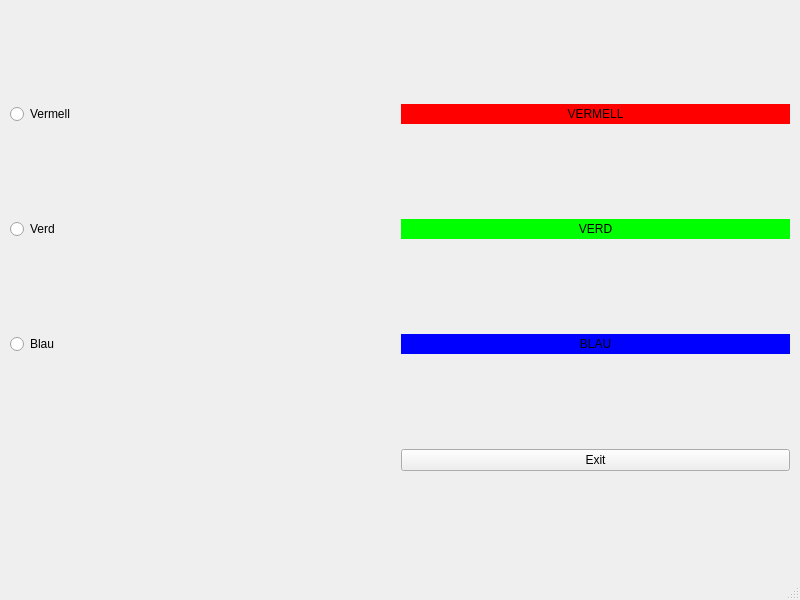
<?xml version="1.0" encoding="UTF-8"?>
<ui version="4.0">
 <class>MainWindow</class>
 <widget class="QMainWindow" name="MainWindow">
  <property name="geometry">
   <rect>
    <x>0</x>
    <y>0</y>
    <width>800</width>
    <height>600</height>
   </rect>
  </property>
  <property name="windowTitle">
   <string>MainWindow</string>
  </property>
  <widget class="QWidget" name="centralwidget">
   <layout class="QHBoxLayout" name="horizontalLayout">
    <item>
     <layout class="QGridLayout" name="gridLayout" rowstretch="1,1,1,1" columnstretch="1,1" rowminimumheight="1,1,1,1" columnminimumwidth="1,1">
      <property name="sizeConstraint">
       <enum>QLayout::SetMinAndMaxSize</enum>
      </property>
      <property name="leftMargin">
       <number>1</number>
      </property>
      <property name="topMargin">
       <number>1</number>
      </property>
      <property name="rightMargin">
       <number>1</number>
      </property>
      <property name="bottomMargin">
       <number>1</number>
      </property>
      <property name="spacing">
       <number>1</number>
      </property>
      <item row="1" column="1">
       <widget class="QLabel" name="greenLabel">
        <property name="palette">
         <palette>
          <active>
           <colorrole role="Button">
            <brush brushstyle="SolidPattern">
             <color alpha="255">
              <red>0</red>
              <green>255</green>
              <blue>0</blue>
             </color>
            </brush>
           </colorrole>
           <colorrole role="Base">
            <brush brushstyle="SolidPattern">
             <color alpha="255">
              <red>0</red>
              <green>255</green>
              <blue>0</blue>
             </color>
            </brush>
           </colorrole>
           <colorrole role="Window">
            <brush brushstyle="SolidPattern">
             <color alpha="255">
              <red>0</red>
              <green>255</green>
              <blue>0</blue>
             </color>
            </brush>
           </colorrole>
           <colorrole role="AlternateBase">
            <brush brushstyle="SolidPattern">
             <color alpha="255">
              <red>0</red>
              <green>255</green>
              <blue>0</blue>
             </color>
            </brush>
           </colorrole>
           <colorrole role="NoRole">
            <brush brushstyle="SolidPattern">
             <color alpha="255">
              <red>0</red>
              <green>255</green>
              <blue>0</blue>
             </color>
            </brush>
           </colorrole>
          </active>
          <inactive>
           <colorrole role="Button">
            <brush brushstyle="SolidPattern">
             <color alpha="255">
              <red>0</red>
              <green>255</green>
              <blue>0</blue>
             </color>
            </brush>
           </colorrole>
           <colorrole role="Base">
            <brush brushstyle="SolidPattern">
             <color alpha="255">
              <red>0</red>
              <green>255</green>
              <blue>0</blue>
             </color>
            </brush>
           </colorrole>
           <colorrole role="Window">
            <brush brushstyle="SolidPattern">
             <color alpha="255">
              <red>0</red>
              <green>255</green>
              <blue>0</blue>
             </color>
            </brush>
           </colorrole>
           <colorrole role="AlternateBase">
            <brush brushstyle="SolidPattern">
             <color alpha="255">
              <red>0</red>
              <green>255</green>
              <blue>0</blue>
             </color>
            </brush>
           </colorrole>
           <colorrole role="NoRole">
            <brush brushstyle="SolidPattern">
             <color alpha="255">
              <red>0</red>
              <green>255</green>
              <blue>0</blue>
             </color>
            </brush>
           </colorrole>
          </inactive>
          <disabled>
           <colorrole role="Button">
            <brush brushstyle="SolidPattern">
             <color alpha="255">
              <red>0</red>
              <green>255</green>
              <blue>0</blue>
             </color>
            </brush>
           </colorrole>
           <colorrole role="Base">
            <brush brushstyle="SolidPattern">
             <color alpha="255">
              <red>0</red>
              <green>255</green>
              <blue>0</blue>
             </color>
            </brush>
           </colorrole>
           <colorrole role="Window">
            <brush brushstyle="SolidPattern">
             <color alpha="255">
              <red>0</red>
              <green>255</green>
              <blue>0</blue>
             </color>
            </brush>
           </colorrole>
           <colorrole role="AlternateBase">
            <brush brushstyle="SolidPattern">
             <color alpha="255">
              <red>0</red>
              <green>255</green>
              <blue>0</blue>
             </color>
            </brush>
           </colorrole>
           <colorrole role="NoRole">
            <brush brushstyle="SolidPattern">
             <color alpha="255">
              <red>0</red>
              <green>255</green>
              <blue>0</blue>
             </color>
            </brush>
           </colorrole>
          </disabled>
         </palette>
        </property>
        <property name="autoFillBackground">
         <bool>true</bool>
        </property>
        <property name="text">
         <string>VERD</string>
        </property>
        <property name="alignment">
         <set>Qt::AlignCenter</set>
        </property>
       </widget>
      </item>
      <item row="0" column="1">
       <widget class="QLabel" name="redLabel">
        <property name="palette">
         <palette>
          <active>
           <colorrole role="Button">
            <brush brushstyle="SolidPattern">
             <color alpha="255">
              <red>255</red>
              <green>0</green>
              <blue>0</blue>
             </color>
            </brush>
           </colorrole>
           <colorrole role="Light">
            <brush brushstyle="SolidPattern">
             <color alpha="255">
              <red>255</red>
              <green>0</green>
              <blue>0</blue>
             </color>
            </brush>
           </colorrole>
           <colorrole role="BrightText">
            <brush brushstyle="SolidPattern">
             <color alpha="255">
              <red>255</red>
              <green>0</green>
              <blue>0</blue>
             </color>
            </brush>
           </colorrole>
           <colorrole role="Base">
            <brush brushstyle="SolidPattern">
             <color alpha="255">
              <red>255</red>
              <green>0</green>
              <blue>0</blue>
             </color>
            </brush>
           </colorrole>
           <colorrole role="Window">
            <brush brushstyle="SolidPattern">
             <color alpha="255">
              <red>255</red>
              <green>0</green>
              <blue>0</blue>
             </color>
            </brush>
           </colorrole>
           <colorrole role="HighlightedText">
            <brush brushstyle="SolidPattern">
             <color alpha="255">
              <red>255</red>
              <green>0</green>
              <blue>0</blue>
             </color>
            </brush>
           </colorrole>
           <colorrole role="AlternateBase">
            <brush brushstyle="SolidPattern">
             <color alpha="255">
              <red>255</red>
              <green>0</green>
              <blue>0</blue>
             </color>
            </brush>
           </colorrole>
           <colorrole role="NoRole">
            <brush brushstyle="SolidPattern">
             <color alpha="255">
              <red>255</red>
              <green>0</green>
              <blue>0</blue>
             </color>
            </brush>
           </colorrole>
           <colorrole role="PlaceholderText">
            <brush brushstyle="SolidPattern">
             <color alpha="255">
              <red>255</red>
              <green>0</green>
              <blue>0</blue>
             </color>
            </brush>
           </colorrole>
          </active>
          <inactive>
           <colorrole role="Button">
            <brush brushstyle="SolidPattern">
             <color alpha="255">
              <red>255</red>
              <green>0</green>
              <blue>0</blue>
             </color>
            </brush>
           </colorrole>
           <colorrole role="Light">
            <brush brushstyle="SolidPattern">
             <color alpha="255">
              <red>255</red>
              <green>0</green>
              <blue>0</blue>
             </color>
            </brush>
           </colorrole>
           <colorrole role="BrightText">
            <brush brushstyle="SolidPattern">
             <color alpha="255">
              <red>255</red>
              <green>0</green>
              <blue>0</blue>
             </color>
            </brush>
           </colorrole>
           <colorrole role="Base">
            <brush brushstyle="SolidPattern">
             <color alpha="255">
              <red>255</red>
              <green>255</green>
              <blue>255</blue>
             </color>
            </brush>
           </colorrole>
           <colorrole role="Window">
            <brush brushstyle="SolidPattern">
             <color alpha="255">
              <red>255</red>
              <green>0</green>
              <blue>0</blue>
             </color>
            </brush>
           </colorrole>
           <colorrole role="HighlightedText">
            <brush brushstyle="SolidPattern">
             <color alpha="255">
              <red>255</red>
              <green>0</green>
              <blue>0</blue>
             </color>
            </brush>
           </colorrole>
           <colorrole role="AlternateBase">
            <brush brushstyle="SolidPattern">
             <color alpha="255">
              <red>255</red>
              <green>0</green>
              <blue>0</blue>
             </color>
            </brush>
           </colorrole>
           <colorrole role="NoRole">
            <brush brushstyle="SolidPattern">
             <color alpha="255">
              <red>255</red>
              <green>0</green>
              <blue>0</blue>
             </color>
            </brush>
           </colorrole>
           <colorrole role="PlaceholderText">
            <brush brushstyle="SolidPattern">
             <color alpha="255">
              <red>255</red>
              <green>0</green>
              <blue>0</blue>
             </color>
            </brush>
           </colorrole>
          </inactive>
          <disabled>
           <colorrole role="Button">
            <brush brushstyle="SolidPattern">
             <color alpha="255">
              <red>255</red>
              <green>0</green>
              <blue>0</blue>
             </color>
            </brush>
           </colorrole>
           <colorrole role="Light">
            <brush brushstyle="SolidPattern">
             <color alpha="255">
              <red>255</red>
              <green>0</green>
              <blue>0</blue>
             </color>
            </brush>
           </colorrole>
           <colorrole role="BrightText">
            <brush brushstyle="SolidPattern">
             <color alpha="255">
              <red>255</red>
              <green>0</green>
              <blue>0</blue>
             </color>
            </brush>
           </colorrole>
           <colorrole role="Base">
            <brush brushstyle="SolidPattern">
             <color alpha="255">
              <red>255</red>
              <green>0</green>
              <blue>0</blue>
             </color>
            </brush>
           </colorrole>
           <colorrole role="Window">
            <brush brushstyle="SolidPattern">
             <color alpha="255">
              <red>255</red>
              <green>0</green>
              <blue>0</blue>
             </color>
            </brush>
           </colorrole>
           <colorrole role="HighlightedText">
            <brush brushstyle="SolidPattern">
             <color alpha="255">
              <red>255</red>
              <green>0</green>
              <blue>0</blue>
             </color>
            </brush>
           </colorrole>
           <colorrole role="AlternateBase">
            <brush brushstyle="SolidPattern">
             <color alpha="255">
              <red>255</red>
              <green>0</green>
              <blue>0</blue>
             </color>
            </brush>
           </colorrole>
           <colorrole role="NoRole">
            <brush brushstyle="SolidPattern">
             <color alpha="255">
              <red>255</red>
              <green>0</green>
              <blue>0</blue>
             </color>
            </brush>
           </colorrole>
           <colorrole role="PlaceholderText">
            <brush brushstyle="SolidPattern">
             <color alpha="255">
              <red>255</red>
              <green>0</green>
              <blue>0</blue>
             </color>
            </brush>
           </colorrole>
          </disabled>
         </palette>
        </property>
        <property name="autoFillBackground">
         <bool>true</bool>
        </property>
        <property name="text">
         <string>VERMELL</string>
        </property>
        <property name="alignment">
         <set>Qt::AlignCenter</set>
        </property>
       </widget>
      </item>
      <item row="0" column="0">
       <widget class="QRadioButton" name="redRadioButton">
        <property name="text">
         <string>Vermell</string>
        </property>
       </widget>
      </item>
      <item row="2" column="1">
       <widget class="QLabel" name="blueLabel">
        <property name="palette">
         <palette>
          <active>
           <colorrole role="WindowText">
            <brush brushstyle="SolidPattern">
             <color alpha="255">
              <red>0</red>
              <green>0</green>
              <blue>0</blue>
             </color>
            </brush>
           </colorrole>
           <colorrole role="Button">
            <brush brushstyle="SolidPattern">
             <color alpha="255">
              <red>0</red>
              <green>0</green>
              <blue>255</blue>
             </color>
            </brush>
           </colorrole>
           <colorrole role="Base">
            <brush brushstyle="SolidPattern">
             <color alpha="255">
              <red>0</red>
              <green>0</green>
              <blue>255</blue>
             </color>
            </brush>
           </colorrole>
           <colorrole role="Window">
            <brush brushstyle="SolidPattern">
             <color alpha="255">
              <red>0</red>
              <green>0</green>
              <blue>255</blue>
             </color>
            </brush>
           </colorrole>
           <colorrole role="AlternateBase">
            <brush brushstyle="SolidPattern">
             <color alpha="255">
              <red>0</red>
              <green>0</green>
              <blue>255</blue>
             </color>
            </brush>
           </colorrole>
           <colorrole role="NoRole">
            <brush brushstyle="SolidPattern">
             <color alpha="255">
              <red>0</red>
              <green>0</green>
              <blue>255</blue>
             </color>
            </brush>
           </colorrole>
          </active>
          <inactive>
           <colorrole role="WindowText">
            <brush brushstyle="SolidPattern">
             <color alpha="255">
              <red>0</red>
              <green>0</green>
              <blue>0</blue>
             </color>
            </brush>
           </colorrole>
           <colorrole role="Button">
            <brush brushstyle="SolidPattern">
             <color alpha="255">
              <red>0</red>
              <green>0</green>
              <blue>255</blue>
             </color>
            </brush>
           </colorrole>
           <colorrole role="Base">
            <brush brushstyle="SolidPattern">
             <color alpha="255">
              <red>0</red>
              <green>0</green>
              <blue>255</blue>
             </color>
            </brush>
           </colorrole>
           <colorrole role="Window">
            <brush brushstyle="SolidPattern">
             <color alpha="255">
              <red>0</red>
              <green>0</green>
              <blue>255</blue>
             </color>
            </brush>
           </colorrole>
           <colorrole role="AlternateBase">
            <brush brushstyle="SolidPattern">
             <color alpha="255">
              <red>0</red>
              <green>0</green>
              <blue>255</blue>
             </color>
            </brush>
           </colorrole>
           <colorrole role="NoRole">
            <brush brushstyle="SolidPattern">
             <color alpha="255">
              <red>0</red>
              <green>0</green>
              <blue>255</blue>
             </color>
            </brush>
           </colorrole>
          </inactive>
          <disabled>
           <colorrole role="WindowText">
            <brush brushstyle="SolidPattern">
             <color alpha="255">
              <red>190</red>
              <green>190</green>
              <blue>190</blue>
             </color>
            </brush>
           </colorrole>
           <colorrole role="Button">
            <brush brushstyle="SolidPattern">
             <color alpha="255">
              <red>0</red>
              <green>0</green>
              <blue>255</blue>
             </color>
            </brush>
           </colorrole>
           <colorrole role="Base">
            <brush brushstyle="SolidPattern">
             <color alpha="255">
              <red>0</red>
              <green>0</green>
              <blue>255</blue>
             </color>
            </brush>
           </colorrole>
           <colorrole role="Window">
            <brush brushstyle="SolidPattern">
             <color alpha="255">
              <red>0</red>
              <green>0</green>
              <blue>255</blue>
             </color>
            </brush>
           </colorrole>
           <colorrole role="AlternateBase">
            <brush brushstyle="SolidPattern">
             <color alpha="255">
              <red>0</red>
              <green>0</green>
              <blue>255</blue>
             </color>
            </brush>
           </colorrole>
           <colorrole role="NoRole">
            <brush brushstyle="SolidPattern">
             <color alpha="255">
              <red>0</red>
              <green>0</green>
              <blue>255</blue>
             </color>
            </brush>
           </colorrole>
          </disabled>
         </palette>
        </property>
        <property name="autoFillBackground">
         <bool>true</bool>
        </property>
        <property name="text">
         <string>BLAU</string>
        </property>
        <property name="alignment">
         <set>Qt::AlignCenter</set>
        </property>
       </widget>
      </item>
      <item row="3" column="1">
       <widget class="QPushButton" name="exitPushButton">
        <property name="text">
         <string>Exit</string>
        </property>
       </widget>
      </item>
      <item row="1" column="0">
       <widget class="QRadioButton" name="greenRadioButton">
        <property name="text">
         <string>Verd</string>
        </property>
       </widget>
      </item>
      <item row="2" column="0">
       <widget class="QRadioButton" name="blueRadioButton">
        <property name="text">
         <string>Blau</string>
        </property>
       </widget>
      </item>
     </layout>
    </item>
   </layout>
  </widget>
  <widget class="QMenuBar" name="menubar">
   <property name="geometry">
    <rect>
     <x>0</x>
     <y>0</y>
     <width>800</width>
     <height>22</height>
    </rect>
   </property>
  </widget>
  <widget class="QStatusBar" name="statusbar"/>
 </widget>
 <resources/>
 <connections>
  <connection>
   <sender>exitPushButton</sender>
   <signal>clicked()</signal>
   <receiver>MainWindow</receiver>
   <slot>close()</slot>
   <hints>
    <hint type="sourcelabel">
     <x>370</x>
     <y>352</y>
    </hint>
    <hint type="destinationlabel">
     <x>703</x>
     <y>352</y>
    </hint>
   </hints>
  </connection>
 </connections>
</ui>
